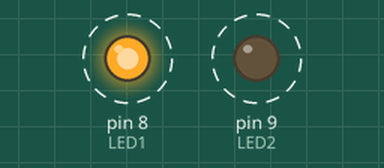
This sketch was run on a simulated Arduino Uno, built with avr-gcc and run on an emulated ATmega328P. On the bench: output pins drawn as LEDs (lit = HIGH). Dashed ring = blinking. What the sketch prints to the serial monitor is not drawn.

Above: at 0.5 s.
Timing chart, 0 to 4.6 s (numbered marks = the images above):
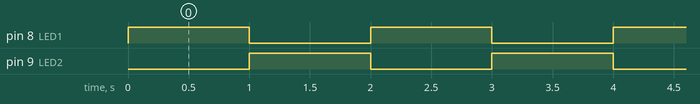

Measured:
- by itself, pin 8 (LED1), pin 9 (LED2): alternates HIGH for 1.0 s and LOW for 1.0 s

The sketch:

Code2Updated.ino
```cpp
const int LED1 = 8, LED2 = 9;
int status = 0;

void setup() {
  Serial.begin(9600); // init serial monitor on 9600 baud
  Serial.println(F("Program Begin")); // print

  pinMode(LED1, OUTPUT);
  pinMode(LED2, OUTPUT);
}

void loop() {
  status = !status;

  digitalWrite(LED1, status);
  digitalWrite(LED2, !status);
  delay(1000);
}
```
